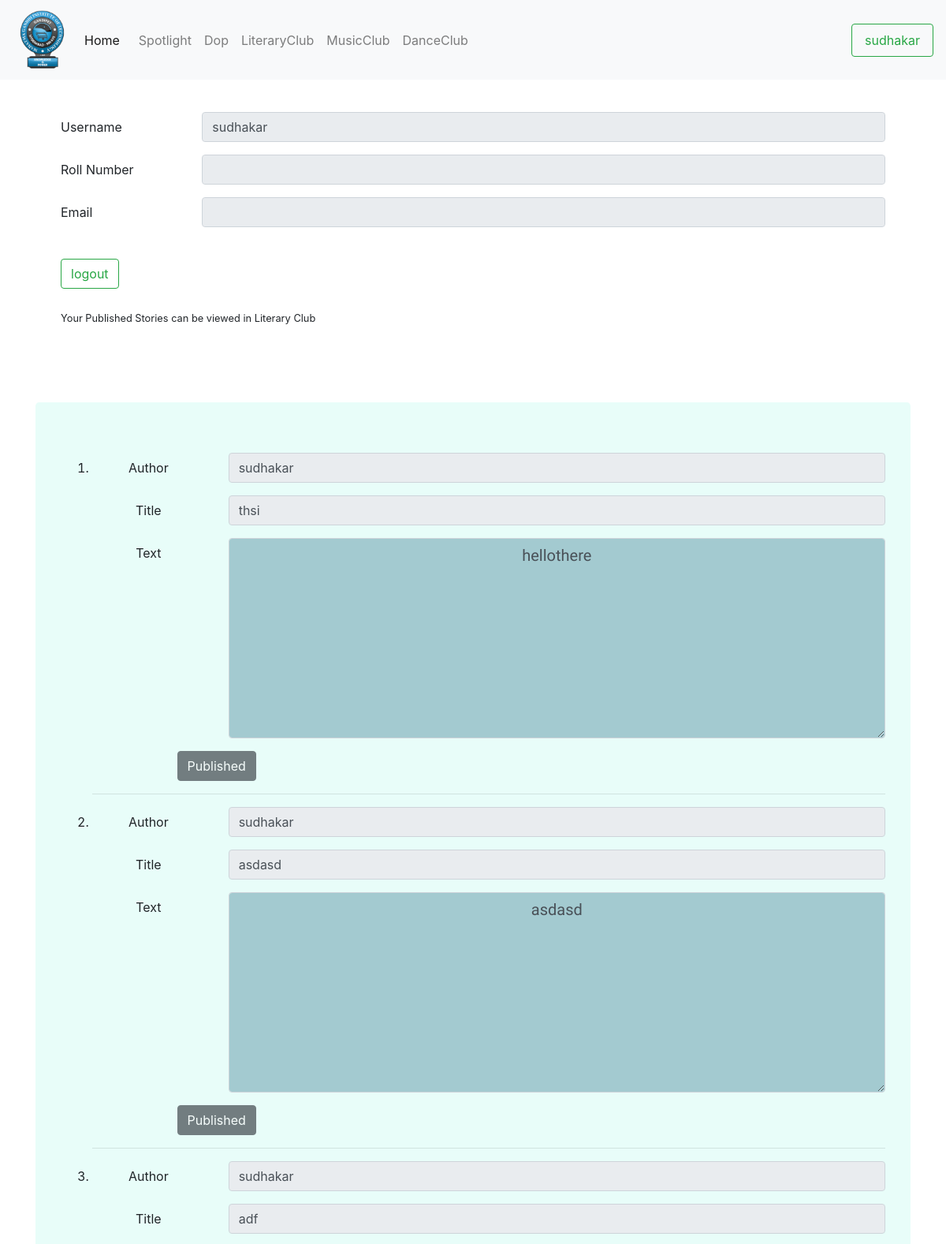
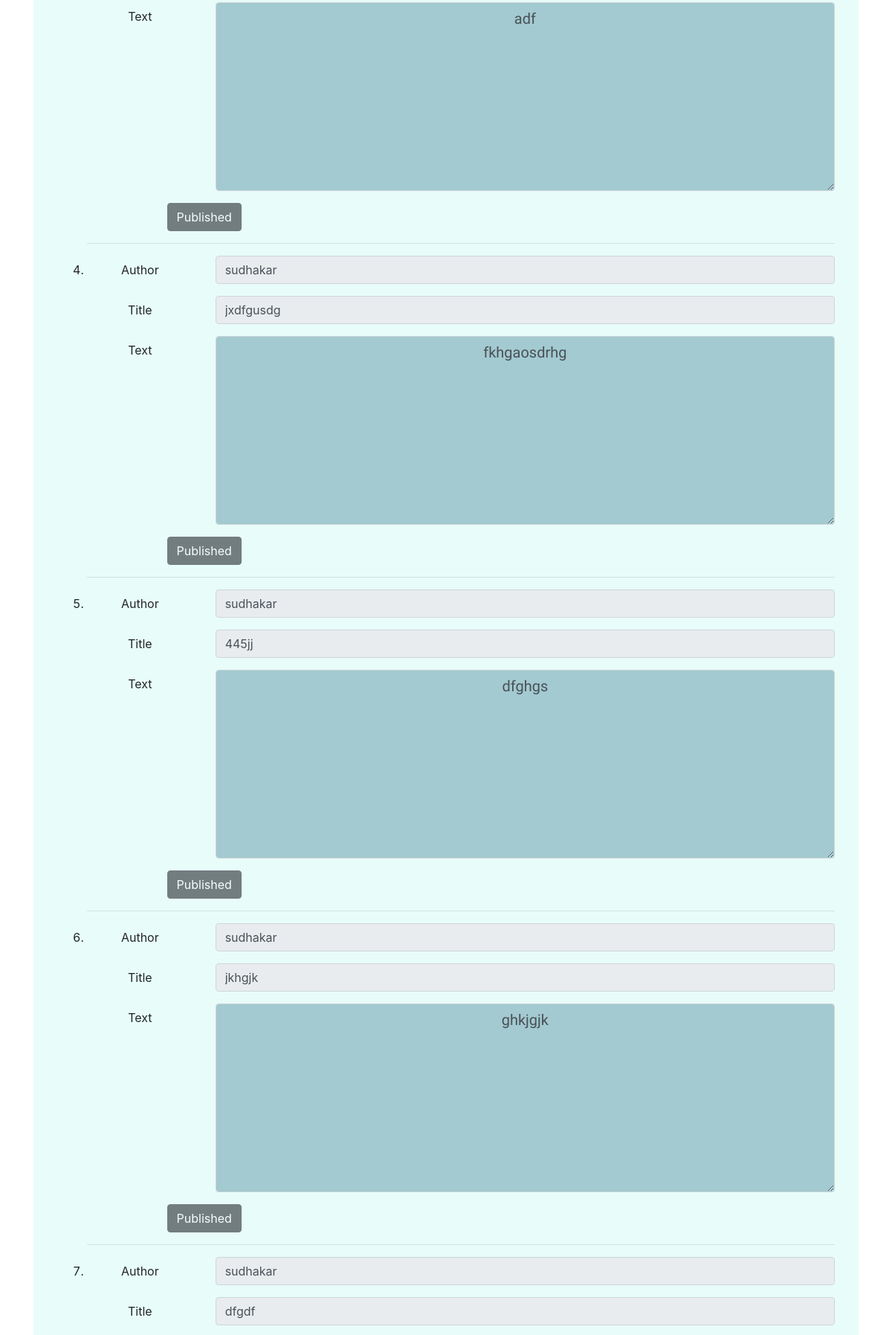
The page /user/ (signed in, upper part) on the database its author committed (2 pictures, top to bottom).
### website/models.py (models this page shows, shortened)
class BlogContent11(models.Model):
    user  = models.ForeignKey(User,related_name='stories',on_delete=models.CASCADE)
    title = models.CharField(max_length = 50)
    story = models.CharField(max_length=5000)
    publish = models.BooleanField(default=False)

### website/views.py (the view)
# urls.py: path('user/',views.userinfo1,name='userinfo'),
@login_required
def userinfo1(request):
     pk = request.user.id
     model = User.objects.get(id=pk)
     model1 = model.stories.order_by('-id')
     print(model)
     context = {'objects':model1}
     return render(request,'website/user.html',context)

### website/templates/website/user.html (shortened to what this page needs)
{% extends "website/index.html" %}
{% block content %}
<div class="container"  id='user-mgit' >
  <div class="jumbotron" style='margin-top:7%; background-color:white' >
    <form method='get'>
  <div class="form-group row">
    <label for="staticEmail" class="col-sm-2 col-form-label">Username</label>
    <div class="col-sm-10">
      <input type="text"  class="form-control" disabled  value='{{user.username}}' name="username"  >
    </div>
  </div>
  <div class="form-group row">
    <label for="staticEmail" class="col-sm-2 col-form-label">Roll Number</label>
    <div class="col-sm-10">
      <input type="text"  class="form-control" disabled  value='{{user.mgituser.Roll_number}}' name="username" >
    </div>
  </div>
  <div class="form-group row">
    <label for="inputPassword" class="col-sm-2 col-form-label">Email</label>
    <div class="col-sm-10">
      <input type="text" class="form-control" id="inputPassword" disabled value='{{user.email}}' name="pass">
    </div>
  </div>
</form>
<a href="{% url 'website:logout' %}"><button class="btn btn-outline-success my-2 my-sm-4 " type="submit">logout</button></a>
<br>
<small>Your Published Stories can be viewed in Literary Club</small>
  </div>
</div>
<div class="container" id='user-posts'>
  <div class="jumbotron" id='posts'>
      <ol>
    {% for stud in objects %}
        <li>
          <form method="post" action="{% url 'website:publish' pk=stud.id %}">
          <div class="form-group row">
            <label for="staticEmail" class="col-sm-2 col-form-label">Author</label>
            <div class="col-sm-10">
              <input type="text" name = "user" readonly class="form-control" id="staticEmail" value={{user.username}} >
            </div>
          </div>
          <div class="form-group row">
            <label for="staticEmail" class="col-sm-2 col-form-label">Title</label>
            <div class="col-sm-10">
                <input type="text"  readonly class="form-control" id="staticEmail" name='title' value={{stud.title}}>
            </div>
          </div>
          <div class="form-group row">
                <label for="inputPassword" class="col-sm-2 col-form-label">Text</label>
              <div class="col-sm-10">
              <textarea name="story" readonly rows="8" cols="80" class='form-control' id='story' >{{stud.story}}</textarea>
              </div>
          </div>
          <div class="form-group row">
            {% if stud.publish  %}
            <div class="col-lg-4">
              <input type="submit" name=""  disabled class='btn btn-dark' value="Published">
            </div>
            {% else %}
              <div class="col-lg-4">
                <input type="submit" name="" class='btn btn-primary'value="Publish">
              </div>
              {% endif %}
          </div>
        </form>
      </li>
    <hr>
      {% endfor %}
    </ol>
    </div>
  </div>
{% endblock %}

### website/templates/website/index.html (shortened to what this page needs)
{% load static %}
<!DOCTYPE html>
<html lang="en" dir="ltr">
  <head>
      <link rel="stylesheet" href="https://stackpath.bootstrapcdn.com/bootstrap/4.5.0/css/bootstrap.min.css">
      <link rel="stylesheet" href="{% static 'css/home.css' %}">
    <link rel="stylesheet" href="{% static 'css/login.css' %}">
  </head>
  <body>
    <nav class="navbar navbar-expand-lg navbar-light bg-light fixed-top" id='navbar'>
                <a class="navbar-brand" href="#">
          <img src="{% static 'img/mgit2.png' %}" width="75px" height="auto" class="d-inline-block align-top" alt="" loading="lazy">
          </a>
          <a href="{% url 'website:home' %}" class='navbar-brand' id ='brand'>Home</a>
          <div class="collapse navbar-collapse" id="navbarSupportedContent">
            <ul class="navbar-nav mr-auto">
              <li class="nav-item">
                <a class="nav-link" href="{% url 'website:spotlight' %}">Spotlight</a>
              </li>
              <li class="nav-item">
                <a class="nav-link "href="{% url 'website:dop' %}"  >Dop</a>
              </li>
              <li class="nav-item">
                <a class="nav-link " href="{% url 'website:literary' %}"  >LiteraryClub</a>
              </li>
              <li class="nav-item">
                <a class="nav-link " href="#"  >MusicClub </a>
              </li>
              <li class="nav-item">
                <a class="nav-link " href="#"  >DanceClub</a>
              </li>
            </ul>
            {% if user.is_authenticated %}
            <a href="{% url 'website:userinfo' %}"><button class="btn btn-outline-success nav-link  " type="submit">{{user.username}}</button></a>
            {% else %}
                <a href="{% url 'website:login' %}"><button class="btn btn-outline-success nav-link " type="submit">login</button></a>
                {% endif %}
          </div>
        </nav>
        {% block content %}
        {% endblock %}
  </body>
</html>

### static/css/home.css (style rules this page uses)
.nav-link { font-size: 2vh; }
#brand { font-size: 2vh; }
#story { text-align: center; background-color: rgba(6, 84, 113,0.3); font-family: 'Comic Neue', cursive; text-align: center; font-size: 20px; }
#posts { background-color: rgba(33, 230, 193,0.1); text-align: center; }

### rows shown on the page
BlogContent11: story "hellothere"
BlogContent11: title "asdasd", story "asdasd"
BlogContent11: title "adf", story "adf"
BlogContent11: title "jxdfgusdg", story "fkhgaosdrhg"
BlogContent11: title "445jj", story "dfghgs"
BlogContent11: title "jkhgjk", story "ghkjgjk"
BlogContent11: title "dfgdf"

### other values the page prints
{{ user.username }} "sudhakar"
